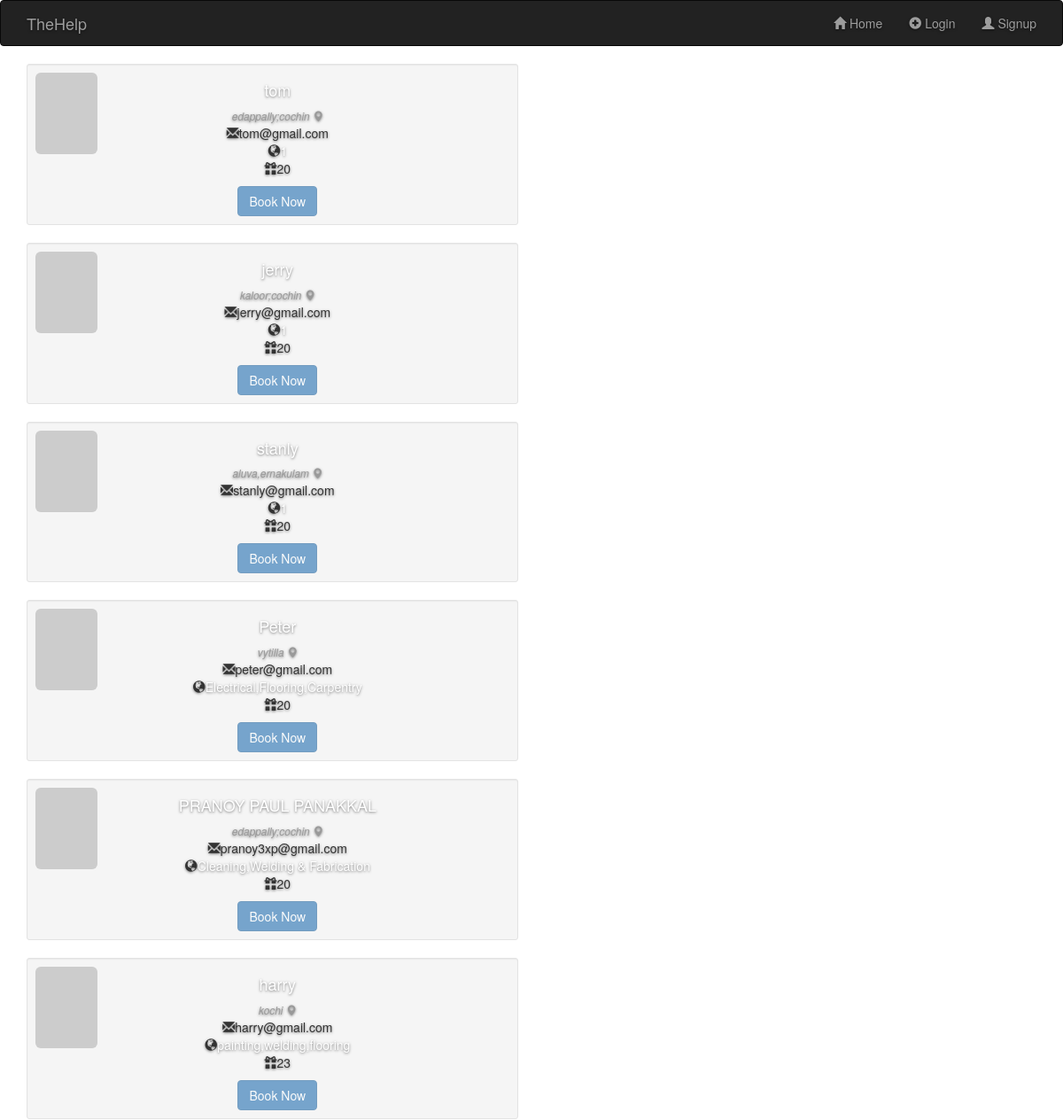
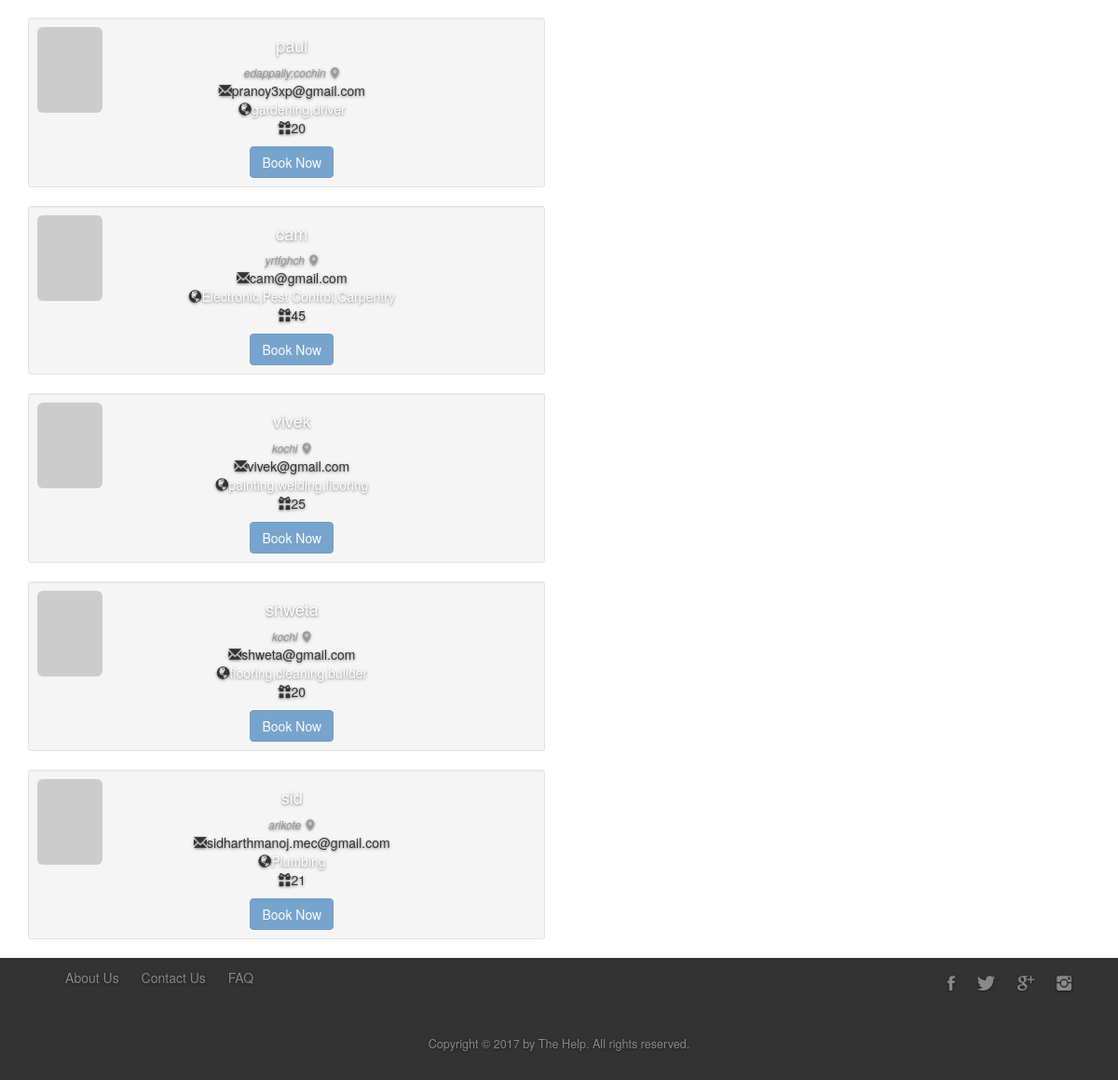
/profiles/, run on the app's committed database (2 pictures, top to bottom).
### profiles/models.py (models this page shows, shortened)
class Worker(models.Model):
			name = models.CharField(max_length=100)
			ph_number = models.IntegerField()
			email = models.CharField(max_length=100)
			address = models.CharField(max_length=250)
			password = models.CharField(max_length=100)
			age = models.IntegerField()
			skills = models.CharField(max_length=500)
			Profile_pic = models.CharField(max_length=1000)
			gender = models.CharField(max_length=15)
			hire = models.CharField(max_length=20)
			state = models.CharField(max_length=20)
			city = models.CharField(max_length=50)
			request = models.CharField(max_length=50)

### profiles/views.py (the view)
# urls.py: url(r'^',views.index, name='index'),
def index(request):
	all_workers = Worker.objects.all()
	template = loader.get_template('profiles/profileList.html')
	context = {
	      'all_workers': all_workers,}
	return HttpResponse(template.render(context, request))

### profiles/templates/profiles/profileList.html (shortened to what this page needs)
<!DOCTYPE html>
<html>
    <head>
        {% load staticfiles %}
        <link type="text/css" rel="stylesheet" href="{% static 'profiles/Vendors/css/grid.css' %}" />
        <link type="text/css" rel="stylesheet" href="{% static 'profiles/Vendors/css/normalize.css' %}" />
        <link type="text/css" rel="stylesheet" href="{% static 'profiles/Vendors/css/bootstrap.min.css' %}" />
        <link type="text/css" rel="stylesheet" href="{% static 'profiles/Resources/css/style.css' %}" />
        <link type="text/css" rel="stylesheet" href="{% static 'profiles/Vendors/css/ionicons.min.css' %}" />
    </head>
    <body>
        <nav class="navbar navbar-inverse">
        <div class="container">
            <div class="navbar-header">
            <a class="navbar-brand" href="#">TheHelp</a>
            </div>
            <ul class="nav navbar-nav navbar-right">
                <li><a href="{% url 'users:index' %}"><span class="glyphicon glyphicon-home"></span> Home</a></li>
                <li><a href="" data-toggle="modal" data-target="#login-modal"><span class="glyphicon glyphicon-plus-sign"></span> Login</a></li>
                <li><a href="{% url 'profiles:worker_add' %}"><span class="glyphicon glyphicon-user"></span> Signup</a></li>
            </ul>
        </div>
        </nav>
     {% for worker in all_workers %}
    <div class="container">
    <div class="row">
        <div class="col-xs-12 col-sm-6 col-md-6">
            <div class="well well-sm">
                <div class="row">
                    <div class="col-sm-6 col-md-4">
                        <img src="http://placehold.it/380x500" alt="" class="img-rounded img-responsive" />
                    </div>
                    <div class="col-sm-6 col-md-8">
                        <h4>
                          <a href="{% url 'profiles:detail' worker.id %}">  {{ worker.name }} </a></h4>
                        <small><cite title="San Francisco, USA">{{ worker.address}} <i class="glyphicon glyphicon-map-marker">
                        </i></cite></small>
                        <p>
                            <i class="glyphicon glyphicon-envelope"></i>{{ worker.email }}
                            <br />
                            <i class="glyphicon glyphicon-globe"></i><a>{{ worker.skills }}</a>
                            <br />
                            <i class="glyphicon glyphicon-gift"></i>{{ worker.age }}</p>
                        <div class="btn-group">
                            <button type="button" class="btn btn-primary" disabled>Book Now</button>
                        </div>
                    </div>
                </div>
            </div>
        </div>
    </div>
    </div>
{% endfor %}
    <footer>
        <div class="container">
            <div class="col span-1-of-2">
                <ul class="footer-nav">
                    <li><a href="#">About Us</a> </li>
                    <li><a href="contactus.html">Contact Us</a></li>
                    <li><a href="#">FAQ</a> </li>
                    </ul>
            </div>
            <div class="col span-1-of-2">
                <ul class="social-links">
                    <li><a href="#"><i class="ion-social-facebook"></i></a> </li>
                    <li><a href="#"><i class="ion-social-twitter"></i></a></li>
                    <li><a href="#"><i class="ion-social-googleplus"></i></a></li>
                    <li><a href="#"><i class="ion-social-instagram"></i></a></li>
                </ul>
            </div>
        </div>
        <div class="container">
            <p>
                Copyright &copy; 2017 by The Help. All rights reserved.
            </p>
        </div>
    </footer>
    </body>
</html>

### profiles/static/profiles/Resources/css/style.css (style rules this page uses)
a, a:focus, a:hover { color: #fff; }
html, body { height: 100%; }
body { text-align: center; text-shadow: 0 1px 3px rgba(0,0,0,.5); }
footer { background-color: #333; font-size: 100%; width: 100%; }
footer p { color: #888; text-align: center; font-size: 90%; margin-top: 20px; margin-bottom: 30px; }
.footer-nav { list-style: none; float: left; }
.social-links { list-style: none; float: right; }
.footer-nav li, .social-links li { display: inline-block; margin-right: 20px; }
.footer-nav li a:link, .footer-nav li a:visited, .social-links li a:link, .social-links li a:visited { text-decoration: none; color: #888; transition: color 0.3s; }
.social-links li a:link, .social-links li a:visited { font-size: 150%; }
.ion-social-facebook, .ion-social-twitter, .ion-social-googleplus, .ion-social-instagram { transition: color 0.3s; }
small { display: block; line-height: 1.428571429; color: #999; }
body { height: 100vh; }
.col-md-4 { max-width: 100px; }

### data on the page
Worker: name "tom", address "edappally;cochin", email "tom@gmail.com", skills "1", age "20"
Worker: name "jerry", address "kaloor;cochin", email "jerry@gmail.com", skills "1", age "20"
Worker: name "stanly", address "aluva,ernakulam", email "stanly@gmail.com", skills "1", age "20"
Worker: name "Peter", address "vytilla", email "peter@gmail.com", skills "Electrical,Flooring,Carpentry", age "20"
Worker: name "PRANOY PAUL PANAKKAL", address "edappally;cochin", email "pranoy3xp@gmail.com", skills "Cleaning,Welding & Fabrication", age "20"
Worker: name "harry", address "kochi", email "harry@gmail.com", skills "painting,welding,flooring", age "23"
Worker: name "paul", address "edappally;cochin", email "pranoy3xp@gmail.com", skills "gardening,driver", age "20"
Worker: name "cam", address "yrtfghch", email "cam@gmail.com", skills "Electronic,Pest Control,Carpentry", age "45"
Worker: name "vivek", address "kochi", email "vivek@gmail.com", skills "painting,welding,flooring", age "25"
Worker: name "shweta", address "kochi", email "shweta@gmail.com", skills "flooring,cleaning,builder", age "20"
Worker: name "sid", address "arikote", email "sidharthmanoj.mec@gmail.com", skills "Plumbing", age "21"
